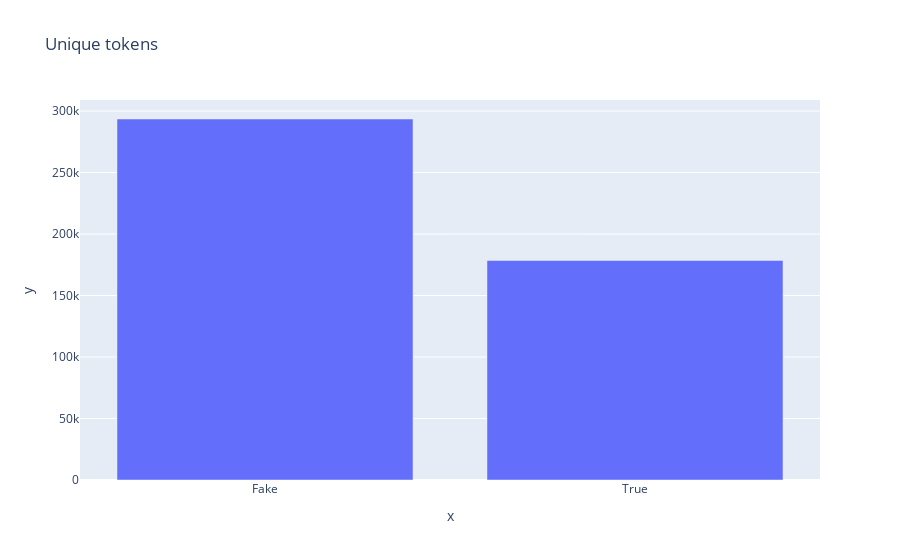

Notebook source saved alongside this figure:
### Code cell
twitter_users_fake_count = count_twitters_user(fake)
twitter_users_true_count = count_twitters_user(true)
fig = px.bar(y=[len(unique_tokens_fake), len(unique_tokens_true)], x=['Fake', 'True'], title='Unique tokens')
fig.show()

### Figure 1 — Plotly figure (JSON) as saved in the notebook; plotly's stock layout.template omitted (floating-point values rounded to 4 significant figures)
{"data": [{"alignmentgroup": "True", "hovertemplate": "x=%{x}<br>y=%{y}<extra></extra>", "legendgroup": "", "marker": {"color": "#636efa"}, "name": "", "offsetgroup": "", "orientation": "v", "showlegend": false, "textposition": "auto", "type": "bar", "x": ["Fake", "True"], "xaxis": "x", "y": [293553, 178503], "yaxis": "y"}], "layout": {"barmode": "relative", "legend": {"tracegroupgap": 0}, "title": {"text": "Unique tokens"}, "xaxis": {"anchor": "y", "domain": [0, 1], "title": {"text": "x"}}, "yaxis": {"anchor": "x", "domain": [0, 1], "title": {"text": "y"}}}}
